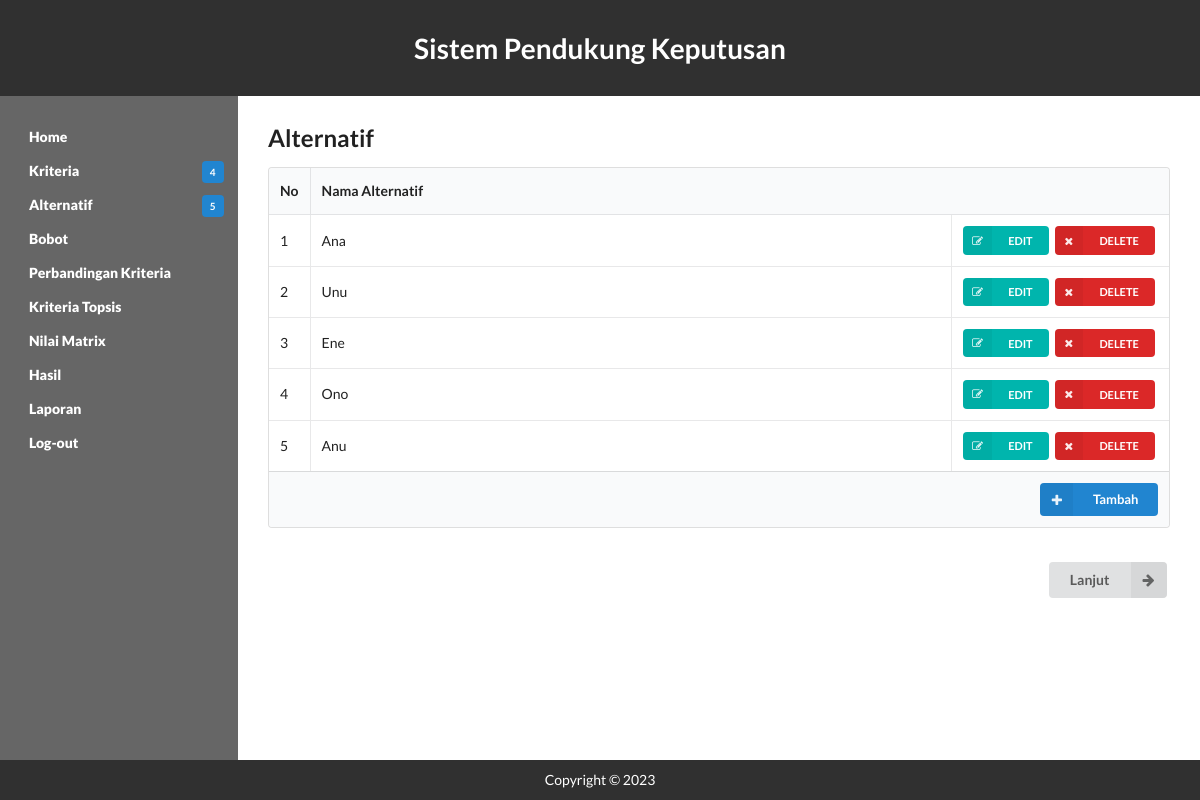
The page /alternatif.php on the database its author committed.
### tables this page shows
CREATE TABLE `tab_alternatif` (
  `id_alternatif` int(30) NOT NULL,
  `nama_alternatif` varchar(30) NOT NULL
);

### alternatif.php (the view, shortened to what this page needs)
<?php
include('fungsi.php');
include('header.php');
?>
<section class="content">
    <h2 class="ui header">Alternatif</h2>
    <table class="ui celled table">
        <thead>
            <tr>
                <th class="collapsing">No</th>
                <th colspan="2">Nama Alternatif</th>
            </tr>
        </thead>
        <tbody>
            <?php
            $query = "SELECT id_alternatif,nama_alternatif FROM tab_alternatif ORDER BY id_alternatif";
            $result    = mysqli_query($koneksi, $query);
            $i = 0;
            while ($row = mysqli_fetch_array($result)) {
                $i++;
            ?>
                <tr>
                    <td><?php echo $i ?></td>
                    <td><?php echo $row['nama_alternatif'] ?></td>
                    <td class="right aligned collapsing">
                        <form method="post" action="alternatif.php">
                            <button type="submit" name="edit" class="ui mini teal left labeled icon button"><i class="right edit icon"></i>EDIT</button>
                            <button type="submit" name="delete" class="ui mini red left labeled icon button"><i class="right remove icon"></i>DELETE</button>
                        </form>
                    </td>
                </tr>
            <?php } ?>
        </tbody>
        <tfoot class="full-width">
            <tr>
                <th colspan="3">
                    <a href="tambah.php?jenis=alternatif">
                        <div class="ui right floated small primary labeled icon button">
                            <i class="plus icon"></i>Tambah
                        </div>
                    </a>
                </th>
            </tr>
        </tfoot>
    </table>
    <br>
    <form action="bobot_kriteria.php">
        <button class="ui right labeled icon button" style="float: right;">
            <i class="right arrow icon"></i>
            Lanjut
        </button>
    </form>
</section>
<?php include('footer.php'); ?>

### css/style.css (style rules this page uses)
html { display: -webkit-box;display: -ms-flexbox;display: flex; -webkit-box-orient: vertical; -webkit-box-direction: normal; -ms-flex-direction: column; flex-direction: column; }
body { display: -webkit-box; display: -ms-flexbox; display: flex; -webkit-box-orient: vertical; -webkit-box-direction: normal; -ms-flex-direction: column; flex-direction: column; min-height: 100vh; }
.content { display: block; -webkit-box-flex: 1; -ms-flex: 1; flex: 1; }
body { margin: 0; background: #fff; }
header, nav, section, footer { padding: 10px 30px; margin: 0; color: #fff; }
section { background: white; color: black; padding: 30px; }

### rows shown on the page
tab_alternatif: nama_alternatif "Ana"
tab_alternatif: nama_alternatif "Unu"
tab_alternatif: nama_alternatif "Ene"
tab_alternatif: nama_alternatif "Ono"
tab_alternatif: nama_alternatif "Anu"

### other values the page prints
getJumlahKriteria() "4"
getJumlahAlternatif() "5"
